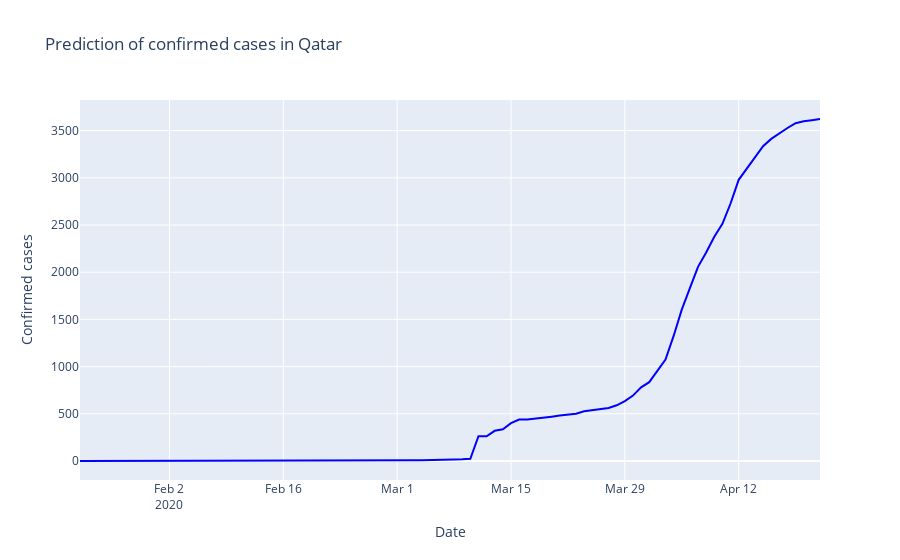

The cell this chart's notebook holds for it:
### Code cell
print(data_qat[['ds','y']].tail(10))

fig = go.Figure()
fig.add_trace(go.Scatter(x=f_qat['ds'], y=f_qat['y'],
                         mode='lines',
                         name='Prediction',
                          line=dict(color='blue', width=2)))



fig.update_layout(title='Prediction of confirmed cases in Qatar',
                   xaxis_title='Date',
                   yaxis_title='Confirmed cases')
